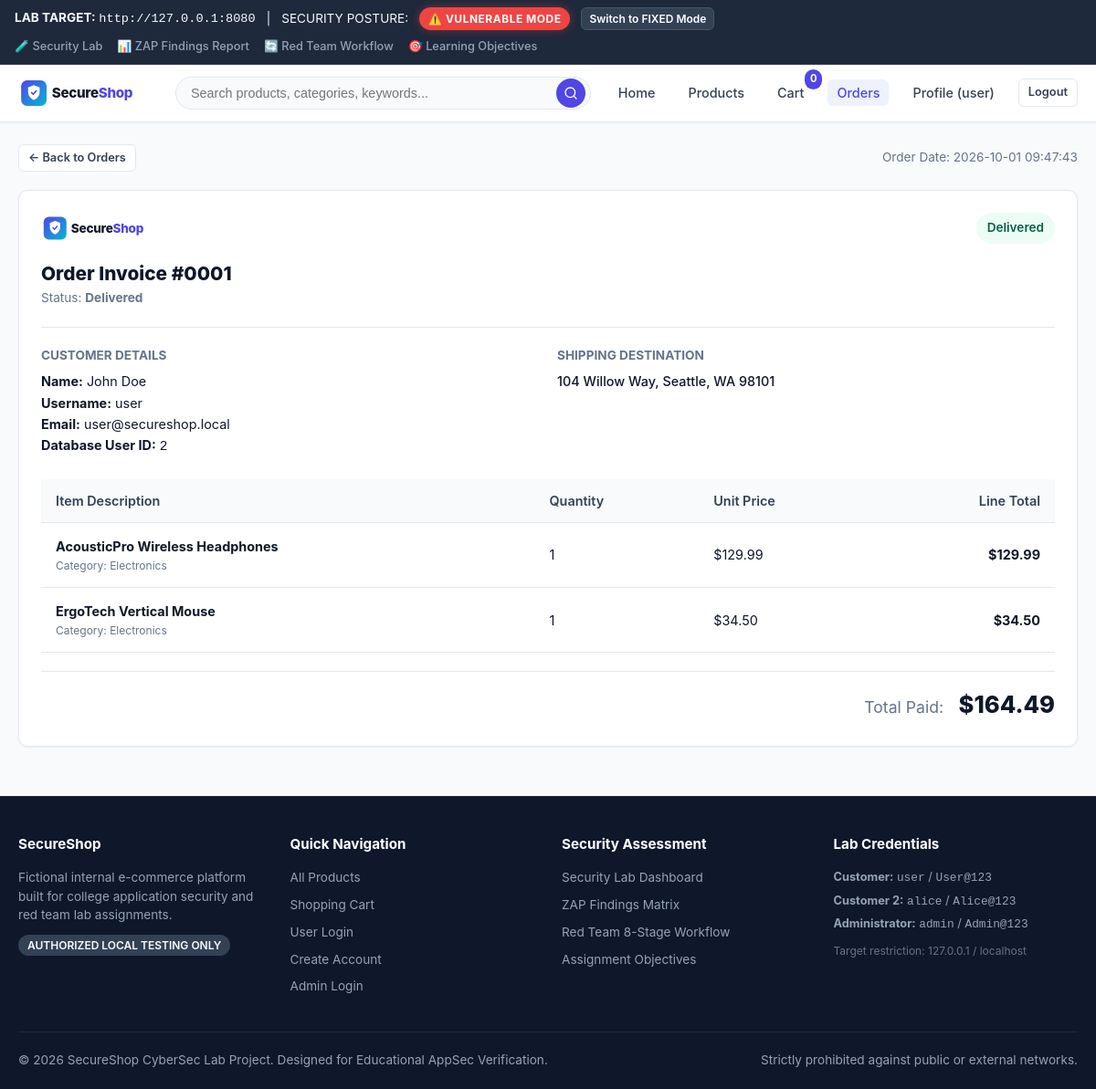
/orders/1 (signed in), run on the app's committed database.
### tables this page shows
CREATE TABLE users (
        id INTEGER PRIMARY KEY AUTOINCREMENT,
        name TEXT NOT NULL,
        username TEXT UNIQUE NOT NULL,
        email TEXT UNIQUE NOT NULL,
        password TEXT NOT NULL,
        role TEXT NOT NULL DEFAULT 'customer',
        created_at TIMESTAMP DEFAULT CURRENT_TIMESTAMP
    );

CREATE TABLE orders (
        id INTEGER PRIMARY KEY AUTOINCREMENT,
        user_id INTEGER NOT NULL,
        total REAL NOT NULL,
        status TEXT NOT NULL DEFAULT 'Processing',
        shipping_address TEXT NOT NULL,
        created_at TIMESTAMP DEFAULT CURRENT_TIMESTAMP,
        FOREIGN KEY(user_id) REFERENCES users(id) ON DELETE CASCADE
    );

CREATE TABLE order_items (
        id INTEGER PRIMARY KEY AUTOINCREMENT,
        order_id INTEGER NOT NULL,
        product_id INTEGER NOT NULL,
        quantity INTEGER NOT NULL,
        price REAL NOT NULL,
        FOREIGN KEY(order_id) REFERENCES orders(id) ON DELETE CASCADE,
        FOREIGN KEY(product_id) REFERENCES products(id) ON DELETE CASCADE
    );

CREATE TABLE products (
        id INTEGER PRIMARY KEY AUTOINCREMENT,
        name TEXT NOT NULL,
        description TEXT NOT NULL,
        price REAL NOT NULL,
        category TEXT NOT NULL,
        stock INTEGER NOT NULL DEFAULT 10,
        image TEXT NOT NULL,
        created_at TIMESTAMP DEFAULT CURRENT_TIMESTAMP
    );

### app.py (the view, shortened to what this page needs)
@app.route("/orders/<int:order_id>")
@login_required
def order_details(order_id):
    mode = get_security_mode()
    conn = get_db()
    cursor = conn.cursor()
    order = cursor.execute("""
        SELECT o.*, u.name as customer_name, u.username as customer_username, u.email as customer_email
        FROM orders o
        JOIN users u ON o.user_id = u.id
        WHERE o.id = ?;
    """, (order_id,)).fetchone()
    if not order:
        conn.close()
        abort(404)
    current_uid = session.get("user_id")
    is_admin = session.get("role") == "admin"
    if mode == "vulnerable":
        pass
    items = cursor.execute("""
        SELECT oi.*, p.name as product_name, p.category
        FROM order_items oi
        JOIN products p ON oi.product_id = p.id
        WHERE oi.order_id = ?;
    """, (order_id,)).fetchall()
    conn.close()
    return render_template("order_details.html", order=order, items=items)

### app.py (called while the page is built, shortened)
def is_public_deploy():
    return bool(
        os.environ.get("RENDER")
        or os.environ.get("RENDER_SERVICE_ID")
        or os.environ.get("ENVIRONMENT") == "production"
        or os.environ.get("PUBLIC_DEPLOYMENT") == "true"
    )

def get_security_mode():
    if is_public_deploy():
        return "fixed"
    if os.path.exists(CONFIG_STATE_PATH):
        try:
            with open(CONFIG_STATE_PATH, "r", encoding="utf-8") as f:
                state = json.load(f)
                return state.get("security_mode", "vulnerable")
        except Exception:
            pass
    return os.environ.get("SECURITY_MODE", "vulnerable").lower()

def get_db():
    conn = sqlite3.connect(DB_PATH)
    conn.row_factory = sqlite3.Row
    conn.execute("PRAGMA foreign_keys = ON;")
    return conn

@app.before_request
def configure_session_security():
    mode = get_security_mode()
    if mode == "vulnerable":
        app.config["SESSION_COOKIE_HTTPONLY"] = False
        app.config["SESSION_COOKIE_SAMESITE"] = None
        app.config["SESSION_COOKIE_SECURE"] = False
    else:
        app.config["SESSION_COOKIE_HTTPONLY"] = True
        app.config["SESSION_COOKIE_SAMESITE"] = "Lax"
        app.config["SESSION_COOKIE_SECURE"] = False  # Local HTTP lab testing

@app.after_request
def apply_security_headers(response):
    mode = get_security_mode()
    if mode == "vulnerable":
        response.headers["Server"] = "SecureShop-Dev/1.0 (Python/Flask-Debug)"
    return response

@app.context_processor
def inject_global_template_vars():
    mode = get_security_mode()
    cart_count = 0
    if session.get("user_id"):
        try:
            conn = get_db()
            row = conn.execute("""
                SELECT SUM(ci.quantity) as count
                FROM cart c
                JOIN cart_items ci ON c.id = ci.cart_id
                WHERE c.user_id = ?
            """, (session["user_id"],)).fetchone()
            if row and row["count"]:
                cart_count = row["count"]
            conn.close()
        except Exception:
            pass
    return {
        "security_mode": mode,
        "is_public_deploy": is_public_deploy(),
        "cart_count": cart_count,
        "current_user": session.get("username"),
        "is_admin": session.get("role") == "admin"
    }

### templates/order_details.html (shortened to what this page needs)
{% extends "base.html" %}
{% block content %}
<div style="margin-bottom: 20px; display: flex; justify-content: space-between; align-items: center;">
  <a href="{{ url_for('orders') }}" class="btn btn-secondary btn-sm">&larr; Back to Orders</a>
  <span style="font-size: 0.85rem; color: var(--muted);">Order Date: {{ order['created_at'][:19] }}</span>
</div>
<div class="cart-card" style="margin-bottom: 30px;">
  <div style="display: flex; justify-content: space-between; align-items: flex-start; border-bottom: 1px solid var(--border); padding-bottom: 20px; margin-bottom: 20px;">
    <div>
      <img src="{{ url_for('static', filename='images/logo.svg') }}" alt="SecureShop" style="height: 34px; margin-bottom: 8px;">
      <h2 style="font-size: 1.3rem; font-weight: 800;">Order Invoice #{{ "%04d"|format(order['id']) }}</h2>
      <div style="font-size: 0.85rem; color: var(--muted);">Status: <strong>{{ order['status'] }}</strong></div>
    </div>
    <div style="text-align: right;">
      <span class="badge {% if order['status'] == 'Delivered' %}badge-success{% elif order['status'] == 'Shipped' %}badge-info{% else %}badge-warning{% endif %}" style="font-size: 0.85rem; padding: 6px 12px;">
        {{ order['status'] }}
      </span>
    </div>
  </div>
  <div style="display: grid; grid-template-columns: 1fr 1fr; gap: 20px; margin-bottom: 24px; font-size: 0.9rem;">
    <div>
      <h4 style="font-size: 0.85rem; text-transform: uppercase; color: var(--muted); margin-bottom: 6px;">Customer Details</h4>
      <p><strong>Name:</strong> {{ order['customer_name'] }}</p>
      <p><strong>Username:</strong> {{ order['customer_username'] }}</p>
      <p><strong>Email:</strong> {{ order['customer_email'] }}</p>
      <p><strong>Database User ID:</strong> <code>{{ order['user_id'] }}</code></p>
    </div>
    <div>
      <h4 style="font-size: 0.85rem; text-transform: uppercase; color: var(--muted); margin-bottom: 6px;">Shipping Destination</h4>
      <p style="white-space: pre-line; color: var(--dark); font-weight: 500;">{{ order['shipping_address'] }}</p>
    </div>
  </div>
  <table class="data-table" style="margin-bottom: 20px;">
    <thead>
      <tr>
        <th>Item Description</th>
        <th>Quantity</th>
        <th>Unit Price</th>
        <th style="text-align: right;">Line Total</th>
      </tr>
    </thead>
    <tbody>
      {% for item in items %}
        <tr>
          <td>
            <strong>{{ item['product_name'] }}</strong>
            <div style="font-size: 0.75rem; color: var(--muted);">Category: {{ item['category'] }}</div>
          </td>
          <td>{{ item['quantity'] }}</td>
          <td>${{ "%.2f"|format(item['price']) }}</td>
          <td style="text-align: right; font-weight: 700;">${{ "%.2f"|format(item['price'] * item['quantity']) }}</td>
        </tr>
      {% endfor %}
    </tbody>
  </table>
  <div style="text-align: right; border-top: 1px solid var(--border); padding-top: 16px;">
    <span style="font-size: 1.1rem; color: var(--muted); margin-right: 12px;">Total Paid:</span>
    <span style="font-size: 1.6rem; font-weight: 800; color: var(--dark);">${{ "%.2f"|format(order['total']) }}</span>
  </div>
</div>
{% endblock %}

### templates/base.html (shortened to what this page needs)
<!DOCTYPE html>
<html lang="en">
<head>
  <link rel="stylesheet" href="{{ url_for('static', filename='css/style.css') }}">
</head>
<body>
  <div class="security-banner">
    <div class="security-banner-info">
      {% if is_public_deploy %}
        <span><strong>HOSTING:</strong> <code>Render Public Cloud</code></span>
        <span>|</span>
        <span>SECURITY POSTURE:</span>
        <span class="mode-badge fixed" title="Permanently enforced for public deployment safety">🛡️ FIXED MODE (LOCKED)</span>
        <span style="font-size: 0.75rem; color: #CBD5E1; background: #334155; padding: 2px 8px; border-radius: 4px;">
          🔒 Vulnerabilities locked for public safety
        </span>
      {% else %}
        <span><strong>LAB TARGET:</strong> <code>http://127.0.0.1:8080</code></span>
        <span>|</span>
        <span>SECURITY POSTURE:</span>
        {% if security_mode == 'vulnerable' %}
          <span class="mode-badge vulnerable" title="Controlled weaknesses enabled for testing">⚠️ VULNERABLE MODE</span>
        {% else %}
          <span class="mode-badge fixed" title="All remediations applied">🛡️ FIXED MODE</span>
        {% endif %}
        <a href="{{ url_for('toggle_security_mode') }}" class="btn btn-sm btn-secondary" style="padding: 2px 8px; font-size: 0.75rem; background: #334155; color: white; border: 1px solid #475569;">
          Switch to {{ 'FIXED' if security_mode == 'vulnerable' else 'VULNERABLE' }} Mode
        </a>
      {% endif %}
    </div>
    <div class="banner-links">
      <a href="{{ url_for('security_lab') }}">🧪 Security Lab</a>
      <a href="{{ url_for('security_report') }}">📊 ZAP Findings Report</a>
      <a href="{{ url_for('workflow') }}">🔄 Red Team Workflow</a>
      <a href="{{ url_for('learning_objectives') }}">🎯 Learning Objectives</a>
    </div>
  </div>
  <nav class="navbar">
    <div class="nav-container">
      <a href="{{ url_for('index') }}" class="brand-link">
        <img src="{{ url_for('static', filename='images/logo.svg') }}" alt="SecureShop Logo">
      </a>
      <div class="search-bar">
        <form action="{{ url_for('products') }}" method="GET">
          <input type="text" name="q" class="search-input" placeholder="Search products, categories, keywords..." value="{{ request.args.get('q', '') }}">
          <button type="submit" class="search-btn" title="Search">
            <svg width="16" height="16" viewBox="0 0 24 24" fill="none" stroke="currentColor" stroke-width="2" stroke-linecap="round" stroke-linejoin="round">
              <circle cx="11" cy="11" r="8"></circle>
              <line x1="21" y1="21" x2="16.65" y2="16.65"></line>
            </svg>
          </button>
        </form>
      </div>
      <ul class="nav-menu">
        <li><a href="{{ url_for('index') }}" class="nav-link {% if request.endpoint == 'index' %}active{% endif %}">Home</a></li>
        <li><a href="{{ url_for('products') }}" class="nav-link {% if request.endpoint == 'products' %}active{% endif %}">Products</a></li>
        <li>
          <a href="{{ url_for('cart_view') }}" class="nav-link cart-icon-wrap {% if request.endpoint == 'cart_view' %}active{% endif %}">
            <span>Cart</span>
            <span class="cart-badge">{{ session.get('cart_count', 0) }}</span>
          </a>
        </li>
        {% if session.get('user_id') %}
          <li><a href="{{ url_for('orders') }}" class="nav-link {% if request.endpoint in ['orders', 'order_details'] %}active{% endif %}">Orders</a></li>
          <li><a href="{{ url_for('profile') }}" class="nav-link {% if request.endpoint == 'profile' %}active{% endif %}">Profile ({{ session.get('username') }})</a></li>
          <li><a href="{{ url_for('logout') }}" class="btn btn-sm btn-secondary">Logout</a></li>
        {% endif %}
      </ul>
    </div>
  </nav>
  <main class="main-content">
    {% block content %}{% endblock %}
  </main>
  <footer class="footer">
    <div class="footer-container">
      <div class="footer-col">
        <h4>SecureShop</h4>
        <p style="font-size: 0.85rem; line-height: 1.5; margin-bottom: 12px;">
          Fictional internal e-commerce platform built for college application security and red team lab assignments.
        </p>
        <span class="lab-disclaimer-pill">AUTHORIZED LOCAL TESTING ONLY</span>
      </div>
      <div class="footer-col">
        <h4>Quick Navigation</h4>
        <ul>
          <li><a href="{{ url_for('products') }}">All Products</a></li>
          <li><a href="{{ url_for('cart_view') }}">Shopping Cart</a></li>
          <li><a href="{{ url_for('login') }}">User Login</a></li>
          <li><a href="{{ url_for('register') }}">Create Account</a></li>
          <li><a href="{{ url_for('admin_login') }}">Admin Login</a></li>
        </ul>
      </div>
      <div class="footer-col">
        <h4>Security Assessment</h4>
        <ul>
          <li><a href="{{ url_for('security_lab') }}">Security Lab Dashboard</a></li>
          <li><a href="{{ url_for('security_report') }}">ZAP Findings Matrix</a></li>
          <li><a href="{{ url_for('workflow') }}">Red Team 8-Stage Workflow</a></li>
          <li><a href="{{ url_for('learning_objectives') }}">Assignment Objectives</a></li>
        </ul>
      </div>
      <div class="footer-col">
        <h4>Lab Credentials</h4>
        <p style="font-size: 0.8rem; margin-bottom: 4px;"><strong>Customer:</strong> <code>user</code> / <code>User@123</code></p>
        <p style="font-size: 0.8rem; margin-bottom: 4px;"><strong>Customer 2:</strong> <code>alice</code> / <code>Alice@123</code></p>
        <p style="font-size: 0.8rem; margin-bottom: 8px;"><strong>Administrator:</strong> <code>admin</code> / <code>Admin@123</code></p>
        <p style="font-size: 0.75rem; color: #64748B;">Target restriction: 127.0.0.1 / localhost</p>
      </div>
    </div>
    <div class="footer-bottom">
      <div>&copy; 2026 SecureShop CyberSec Lab Project. Designed for Educational AppSec Verification.</div>
      <div>Strictly prohibited against public or external networks.</div>
    </div>
  </footer>
</body>
</html>

### data on the page
users: get "user", customer_name "John Doe", customer_username "user", customer_email "user@secureshop.local"
orders: created_at "2026-10-01 09:47:43", id "0001", status "Delivered", user_id "2", shipping_address "104 Willow Way, Seattle, WA 98101", total "164.49"
order_items: product_name "AcousticPro Wireless Headphones", category "Electronics", quantity "1", price "129.99", item['price']*item['quantity'] "129.99"
order_items: product_name "ErgoTech Vertical Mouse", category "Electronics", quantity "1", price "34.50", item['price']*item['quantity'] "34.50"

### other printed values
{{ 'FIXED' if security_mode == 'vulnerable' else 'VULNERABLE' }} "FIXED"
{{ session.get('cart_count', 0) }} "0"
